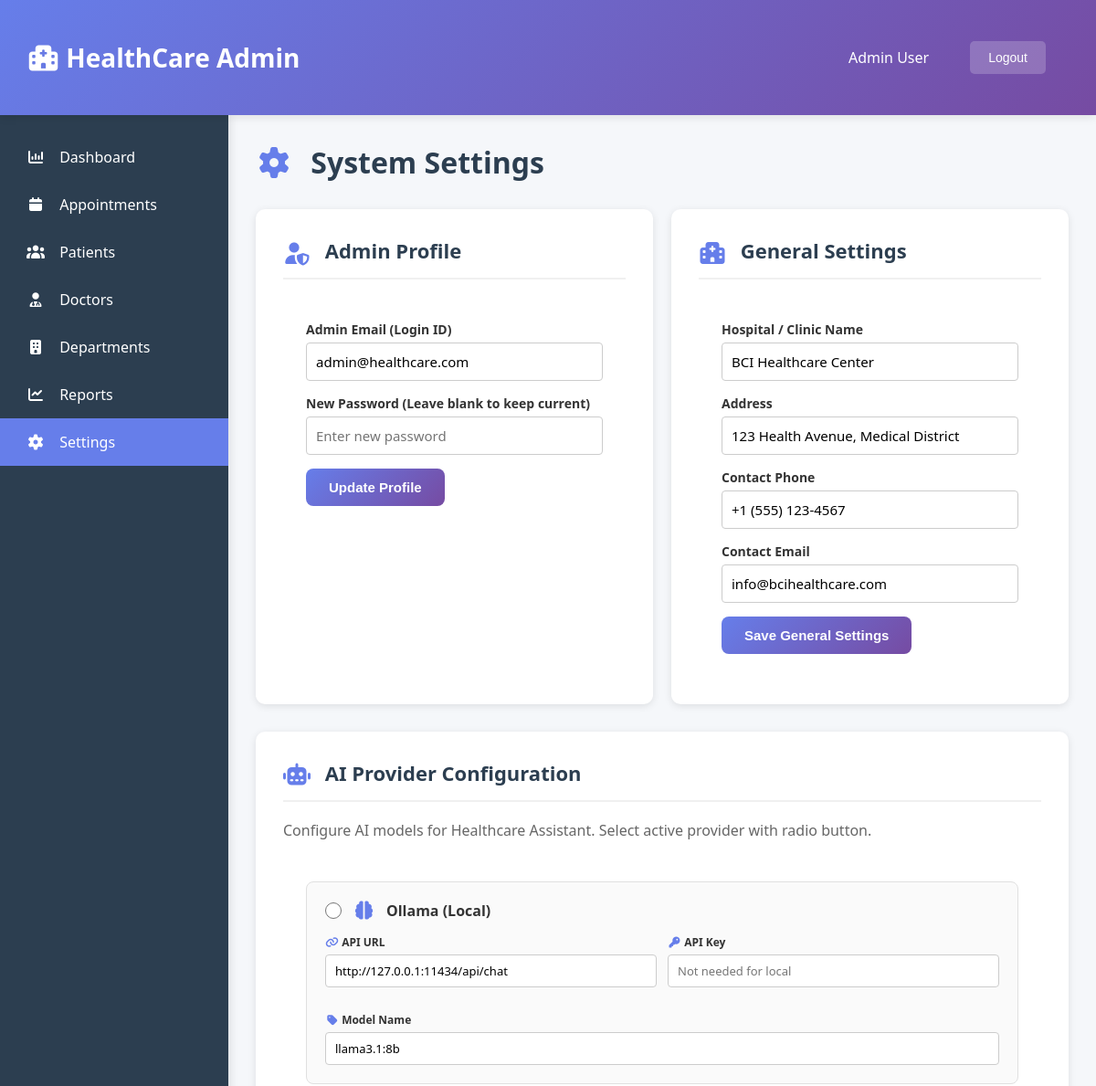
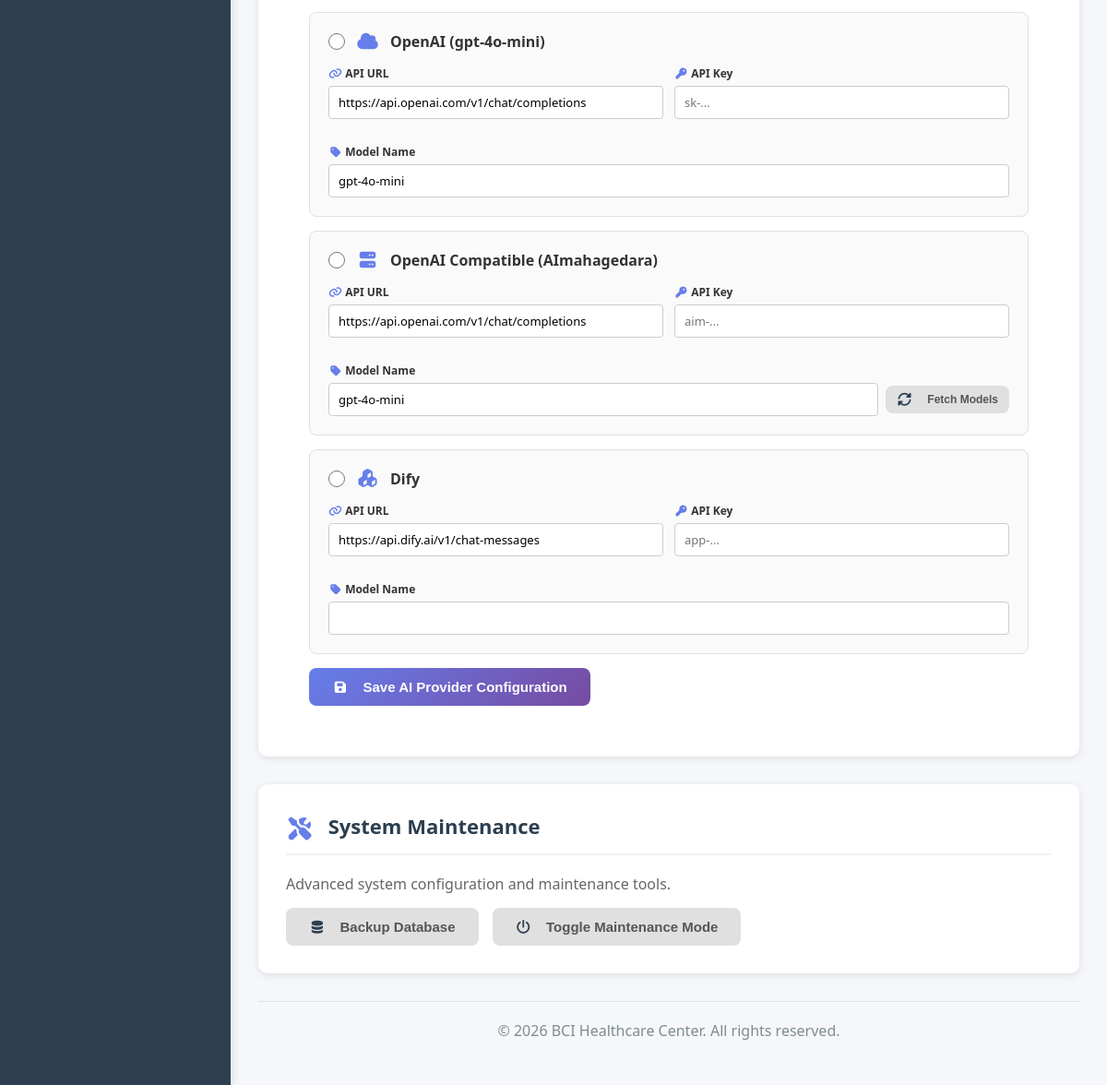
Page /admin/settings.php (signed in) on the committed database (2 pictures, top to bottom).
### tables this page shows
CREATE TABLE IF NOT EXISTS `ai_provider_config` (
  `id` int NOT NULL AUTO_INCREMENT,
  `provider_key` varchar(50) NOT NULL COMMENT 'ollama, gpt-4o-mini, openai-compatible, dify',
  `label` varchar(100) NOT NULL,
  `api_url` varchar(500) DEFAULT '',
  `api_key` varchar(500) DEFAULT '',
  `model` varchar(100) DEFAULT '',
  `is_active` tinyint(1) DEFAULT '0',
  `updated_at` timestamp NOT NULL DEFAULT CURRENT_TIMESTAMP ON UPDATE CURRENT_TIMESTAMP,
  PRIMARY KEY (`id`),
  UNIQUE KEY `provider_key` (`provider_key`)
);

### admin/settings.php (the view, shortened to what this page needs)
<?php
require_once __DIR__ . '/../config/db_connection.php';
$conn->query("
    CREATE TABLE IF NOT EXISTS `ai_provider_config` (
        `id` int(11) NOT NULL AUTO_INCREMENT,
        `provider_key` varchar(50) NOT NULL COMMENT 'ollama, gpt-4o-mini, openai-compatible, dify',
        `label` varchar(100) NOT NULL,
        `api_url` varchar(500) DEFAULT '',
        `api_key` varchar(500) DEFAULT '',
        `model` varchar(100) DEFAULT '',
        `is_active` tinyint(1) DEFAULT 0,
        `updated_at` timestamp NOT NULL DEFAULT current_timestamp() ON UPDATE current_timestamp(),
        PRIMARY KEY (`id`),
        UNIQUE KEY `provider_key` (`provider_key`)
    ) ENGINE=InnoDB DEFAULT CHARSET=utf8mb4 COLLATE=utf8mb4_general_ci
");
$aiProviders = [];
$result = $conn->query("SELECT * FROM ai_provider_config WHERE provider_key IN ('ollama', 'gpt-4o-mini', 'openai-compatible', 'dify') ORDER BY FIELD(provider_key, 'ollama', 'gpt-4o-mini', 'openai-compatible', 'dify')");
if ($result) {
    while ($row = $result->fetch_assoc()) {
        $aiProviders[$row['provider_key']] = $row;
    }
}
$activeProvider = '';
?>
<!DOCTYPE html>
<html lang="en">
<head>
    <link rel="stylesheet" href="https://cdnjs.cloudflare.com/ajax/libs/font-awesome/7.0.1/css/all.min.css"/>
    <link rel="stylesheet" href="static/dashboard.css">
    <link rel="stylesheet" href="static/settings.css">
</head>
<body>
    <div class="header">
        <div class="header-content">
            <div class="logo"><i class="fa-solid fa-hospital"></i> HealthCare Admin</div>
            <div class="user-info">
                <span>Admin User</span>
                <form method="post" action="/Healthcare-appointment-system-/auth/logout.php" onsubmit="return confirm('Are you sure you want to logout?');" style="display:inline; margin:0;">
                    <button type="submit">Logout</button>
                </form>
            </div>
        </div>
    </div>
    <div class="container">
        <div class="sidebar">
            <ul>
                <li><a href="admin_dashboard.php"><i class="fa-solid fa-chart-column"></i> Dashboard</a></li>
                <li><a href="appointment.php"><i class="fa-solid fa-calendar"></i> Appointments</a></li>
                <li><a href="patient.php"><i class="fa-solid fa-users"></i> Patients</a></li>
                <li><a href="doctor.php"><i class="fa-solid fa-user-doctor"></i> Doctors</a></li>
                <li><a href="department.php"><i class="fa-solid fa-building"></i> Departments</a></li>
                <li><a href="#reports"><i class="fa-solid fa-chart-line"></i> Reports</a></li>
                <li><a href="settings.php" class="active"><i class="fa-solid fa-gear"></i> Settings</a></li>
            </ul>
        </div>
        <div class="main-content">
            <h1 class="page-title"><i class="fa-solid fa-gear"></i> System Settings</h1>
            <div class="settings-container">
                <div class="section">
                    <h2 class="section-title"><i class="fa-solid fa-user-shield"></i> Admin Profile</h2>
                    <form method="POST" action="">
                        <div class="form-group">
                            <label for="admin_email">Admin Email (Login ID)</label>
                            <input type="email" id="admin_email" name="admin_email" value="admin@healthcare.com" required>
                        </div>
                        <div class="form-group">
                            <label for="admin_password">New Password (Leave blank to keep current)</label>
                            <input type="password" id="admin_password" name="admin_password" placeholder="Enter new password">
                        </div>
                        <button type="submit" class="btn btn-primary" style="margin-top: 10px;">Update Profile</button>
                    </form>
                </div>
                <div class="section">
                    <h2 class="section-title"><i class="fa-solid fa-hospital"></i> General Settings</h2>
                    <form method="POST" action="">
                        <div class="form-group">
                            <label for="hospital_name">Hospital / Clinic Name</label>
                            <input type="text" id="hospital_name" name="hospital_name" value="BCI Healthcare Center" required>
                        </div>
                        <div class="form-group">
                            <label for="hospital_address">Address</label>
                            <input type="text" id="hospital_address" name="hospital_address" value="123 Health Avenue, Medical District">
                        </div>
                        <div class="form-group">
                            <label for="hospital_phone">Contact Phone</label>
                            <input type="text" id="hospital_phone" name="hospital_phone" value="+1 (555) 123-4567">
                        </div>
                        <div class="form-group">
                            <label for="hospital_email">Contact Email</label>
                            <input type="email" id="hospital_email" name="hospital_email" value="info@bcihealthcare.com">
                        </div>
                        <button type="submit" class="btn btn-primary" style="margin-top: 10px;">Save General Settings</button>
                    </form>
                </div>
            </div>
            <div class="section">
                <h2 class="section-title"><i class="fa-solid fa-robot"></i> AI Provider Configuration</h2>
                <p style="color: #666; margin-bottom: 20px;">Configure AI models for Healthcare Assistant. Select active provider with radio button.</p>
                <form method="POST" action="">
                    <?php
                    $providers = [
                        'ollama' => ['label' => 'Ollama (Local)', 'icon' => 'fa-brain', 'placeholder' => ['url' => 'http://127.0.0.1:11434/api/chat', 'key' => 'Not needed for local', 'model' => 'qwen2.5:1.5b']],
                        'gpt-4o-mini' => ['label' => 'OpenAI (gpt-4o-mini)', 'icon' => 'fa-cloud', 'placeholder' => ['url' => 'https://api.openai.com/v1/chat/completions', 'key' => 'sk-...', 'model' => 'gpt-4o-mini']],
                        'openai-compatible' => ['label' => 'OpenAI Compatible (AImahagedara)', 'icon' => 'fa-server', 'placeholder' => ['url' => 'https://aimahagedara.online/v1/chat/completions', 'key' => 'aim-...', 'model' => 'aim-gemini']],
                        'dify' => ['label' => 'Dify', 'icon' => 'fa-cubes', 'placeholder' => ['url' => 'https://api.dify.ai/v1/chat-messages', 'key' => 'app-...', 'model' => '']],
                    ];
                    foreach ($providers as $key => $info):
                        $provider = $aiProviders[$key] ?? null;
                        $isActive = ($key === $activeProvider);
                        $apiUrl = $provider ? $provider['api_url'] : ($info['placeholder']['url'] ?? '');
                        $apiKey = $provider ? $provider['api_key'] : ($info['placeholder']['key'] ?? '');
                        $model = $provider ? $provider['model'] : ($info['placeholder']['model'] ?? '');
                    ?>
                    <div class="provider-section <?php echo $isActive ? 'active-provider' : ''; ?>">
                        <div class="provider-header">
                            <input type="radio" name="active_provider" value="<?php echo $key; ?>" <?php echo $isActive ? 'checked' : ''; ?> onchange="this.closest('form').submit()">
                            <i class="fa-solid <?php echo $info['icon']; ?>" style="color: #667eea; font-size: 20px;"></i>
                            <h3><?php echo $info['label']; ?></h3>
                        </div>
                        <div class="provider-form-row">
                            <div class="form-group">
                                <label><i class="fa-solid fa-link"></i> API URL</label>
                                <input type="text" name="<?php echo $key; ?>_api_url" value="<?php echo htmlspecialchars($apiUrl); ?>" placeholder="<?php echo $info['placeholder']['url']; ?>">
                            </div>
                            <div class="form-group">
                                <label><i class="fa-solid fa-key"></i> API Key</label>
                                <input type="text" name="<?php echo $key; ?>_api_key" value="<?php echo htmlspecialchars($apiKey); ?>" placeholder="<?php echo $info['placeholder']['key']; ?>">
                            </div>
                        </div>
                        <div class="form-group" style="margin-top: 12px; margin-bottom: 0;">
                            <label><i class="fa-solid fa-tag"></i> Model Name</label>
                            <div style="display: flex; gap: 8px; align-items: center;">
                                <input type="text" name="<?php echo $key; ?>_model" id="<?php echo $key; ?>_model_input" value="<?php echo htmlspecialchars($model); ?>" placeholder="<?php echo $info['placeholder']['model']; ?>" style="flex: 1;">
                                <?php if ($key === 'openai-compatible'): ?>
                                    <button type="button" class="btn btn-secondary" onclick="fetchModels('<?php echo $key; ?>')" title="Fetch available models" style="white-space: nowrap; padding: 8px 12px; font-size: 12px;">
                                        <i class="fa-solid fa-rotate"></i> Fetch Models
                                    </button>
                                <?php endif; ?>
                            </div>
                        </div>
                    </div>
                    <?php endforeach; ?>
                    <button type="submit" class="btn btn-primary" style="margin-top: 5px;"><i class="fa-solid fa-save"></i> Save AI Provider Configuration</button>
                </form>
            </div>
            <div class="section" style="margin-top: 20px;">
                 <h2 class="section-title"><i class="fa-solid fa-screwdriver-wrench"></i> System Maintenance</h2>
                 <p style="color: #666; margin-bottom: 15px;">Advanced system configuration and maintenance tools.</p>
                 <div style="display: flex; gap: 15px; flex-wrap: wrap;">
                     <button class="btn btn-secondary" onclick="alert('Backup feature would generate an SQL dump.')"><i class="fa-solid fa-database"></i> Backup Database</button>
                     <button class="btn btn-secondary" onclick="alert('Maintenance mode would be toggled.')"><i class="fa-solid fa-power-off"></i> Toggle Maintenance Mode</button>
                 </div>
            </div>
            <div class="footer">
                <p>&copy; 2026 BCI Healthcare Center. All rights reserved.</p>
            </div>
        </div>
</div>
        </body>
</html>

### admin/static/dashboard.css (style rules this page uses)
* { margin: 0; padding: 0; box-sizing: border-box; }
body { font-family: 'Segoe UI', Tahoma, Geneva, Verdana, sans-serif; background-color: #f5f7fa; color: #333; }
.header { background: linear-gradient(135deg, #667eea 0%, #764ba2 100%); color: white; padding: 20px 30px; box-shadow: 0 2px 10px rgba(0,0,0,0.1); position: sticky; top: 0; z-index: 100; }
.header-content { display: flex; justify-content: space-between; align-items: center; }
.logo { font-size: 28px; font-weight: bold; }
.user-info { display: flex; align-items: center; gap: 20px; }
.user-info button { background-color: rgba(255,255,255,0.2); color: white; border: none; padding: 10px 20px; border-radius: 5px; cursor: pointer; font-size: 14px; }
.container { display: flex; min-height: calc(100vh - 70px); }
.sidebar { background-color: #2c3e50; color: white; width: 250px; padding: 20px 0; box-shadow: 2px 0 10px rgba(0,0,0,0.1); flex-shrink: 0; }
.sidebar ul { list-style: none; }
.sidebar ul li { padding: 0; }
.sidebar ul li a { display: block; color: white; padding: 15px 25px; text-decoration: none; transition: all 0.3s ease; border-left: 4px solid transparent; }
.sidebar ul li a.active { background-color: #667eea; border-left-color: #667eea; }
.main-content { flex-grow: 1; padding: 30px; }
.page-title { font-size: 32px; font-weight: bold; margin-bottom: 30px; color: #2c3e50; }
.section { background: white; padding: 30px; border-radius: 10px; box-shadow: 0 2px 8px rgba(0,0,0,0.1); margin-bottom: 30px; }
.section-title { font-size: 22px; font-weight: bold; margin-bottom: 20px; color: #2c3e50; border-bottom: 2px solid #f0f0f0; padding-bottom: 15px; }
.btn { padding: 8px 15px; border: none; border-radius: 5px; cursor: pointer; font-size: 12px; font-weight: 600; transition: all 0.3s ease; text-decoration: none; display: inline-block; }
.btn-primary { background-color: #667eea; color: white; }
.btn-secondary { background-color: #e2e8f0; color: #2c3e50; }
i { transition: all 0.3s ease; }
.sidebar ul li a i { margin-right: 12px; font-size: 16px; width: 20px; text-align: center; color: inherit; }
.sidebar ul li a.active i { color: #ffffff; }
.section-title i { margin-right: 10px; font-size: 24px; color: #667eea; vertical-align: middle; }
.btn i { margin-right: 8px; font-size: 14px; vertical-align: middle; }
.btn-primary i { color: white; }
.btn-secondary i { color: #2c3e50; }
.page-title i { margin-right: 12px; color: #667eea; }
.footer { text-align: center; padding: 20px; color: #7f8c8d; border-top: 1px solid #e0e0e0; margin-top: 30px; }
form { padding: 25px; }
.form-group { margin-bottom: 20px; }
.form-group label { display: block; margin-bottom: 8px; color: #333; font-weight: 600; font-size: 14px; display: flex; align-items: center; gap: 8px; }
.form-group label i { color: #667eea; }
.form-group input, .form-group select { width: 100%; padding: 12px 15px; border: 2px solid #e0e0e0; border-radius: 8px; font-size: 15px; transition: border-color 0.3s; font-family: inherit; }
.btn-primary, .btn-secondary, .btn-danger { padding: 12px 25px; border: none; border-radius: 8px; font-size: 15px; font-weight: 600; cursor: pointer; display: flex; align-items: center; gap: 8px; transition: all 0.2s; }
.btn-primary { background: linear-gradient(135deg, #667eea 0%, #764ba2 100%); color: white; }
.btn-secondary { background: #e0e0e0; color: #555; }

### admin/static/settings.css (style rules this page uses)
.settings-container { display: grid; grid-template-columns: 1fr; gap: 20px; }
@media (min-width: 768px) { .settings-container { grid-template-columns: 1fr 1fr; } }
.form-group { margin-bottom: 15px; }
.form-group label { display: block; margin-bottom: 5px; font-weight: bold; color: #333; }
.form-group input[type="text"], .form-group input[type="email"], .form-group input[type="password"] { width: 100%; padding: 10px; border: 1px solid #ccc; border-radius: 4px; box-sizing: border-box; }
.provider-section { border: 1px solid #e0e0e0; border-radius: 8px; padding: 20px; margin-bottom: 15px; background: #fafafa; }
.provider-header { display: flex; align-items: center; gap: 12px; margin-bottom: 15px; }
.provider-header input[type="radio"] { width: 18px; height: 18px; cursor: pointer; }
.provider-header h3 { margin: 0; font-size: 16px; flex: 1; }
.provider-form-row { display: grid; grid-template-columns: 1fr 1fr; gap: 12px; }
.provider-section .form-group input { font-size: 13px; padding: 8px 10px; }
.provider-section .form-group label { font-size: 12px; }

### rows in the picture
ai_provider_config: api_url "http://127.0.0.1:11434/api/chat", model "llama3.1:8b"
ai_provider_config: api_url "https://api.openai.com/v1/chat/completions", model "gpt-4o-mini"
ai_provider_config: api_url "https://api.openai.com/v1/chat/completions", model "gpt-4o-mini"
ai_provider_config: api_url "https://api.dify.ai/v1/chat-messages"

### other values in the picture
$info['label'] "Ollama (Local)"
$info['label'] "OpenAI (gpt-4o-mini)"
$info['label'] "OpenAI Compatible (AImahagedara)"
$info['label'] "Dify"
